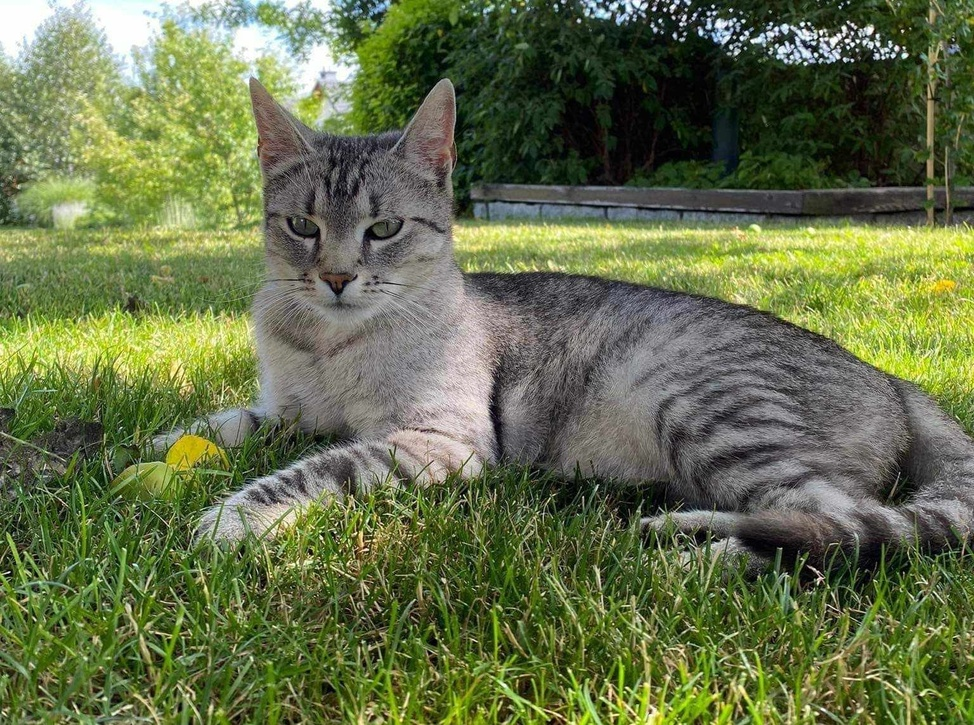
#> input picture koty/kot_2.jpg, 974 x 725 px, shrunk from 1536 x 1143 before the run
$ python kot_svd_kolor_RGB.py
#> lines starting #> are read from the running program, lines starting #| are printed output that depends on the picture
### moje_funkcje.py
import numpy as np

def rysuj_macierz(ax, macierz, tytul, vmin, vmax):
    ax.imshow(macierz, cmap='gray', interpolation='nearest', vmin=vmin, vmax=vmax)
    ax.set_title(tytul)
    ax.axis('off')

# [22 lines left out: functions stworz_Ai, sumuj_do_Ai, not called in this run]

### kot_svd_kolor_RGB.py
from PIL import Image
import numpy as np
import matplotlib.pyplot as plt
import moje_funkcje as mf

def main():
    image_path = 'koty/kot_2.jpg'

    # Załadowanie obrazu
    image = Image.open(image_path)
#> image is the input picture: PIL image 974x725 RGB; mean R, G, B 101.6, 112.3, 74
    image = image.convert('RGB')
    kot = np.array(image)

    # Wyodrębnienie poszczególnych kanałów
    R = kot[:, :, 0]
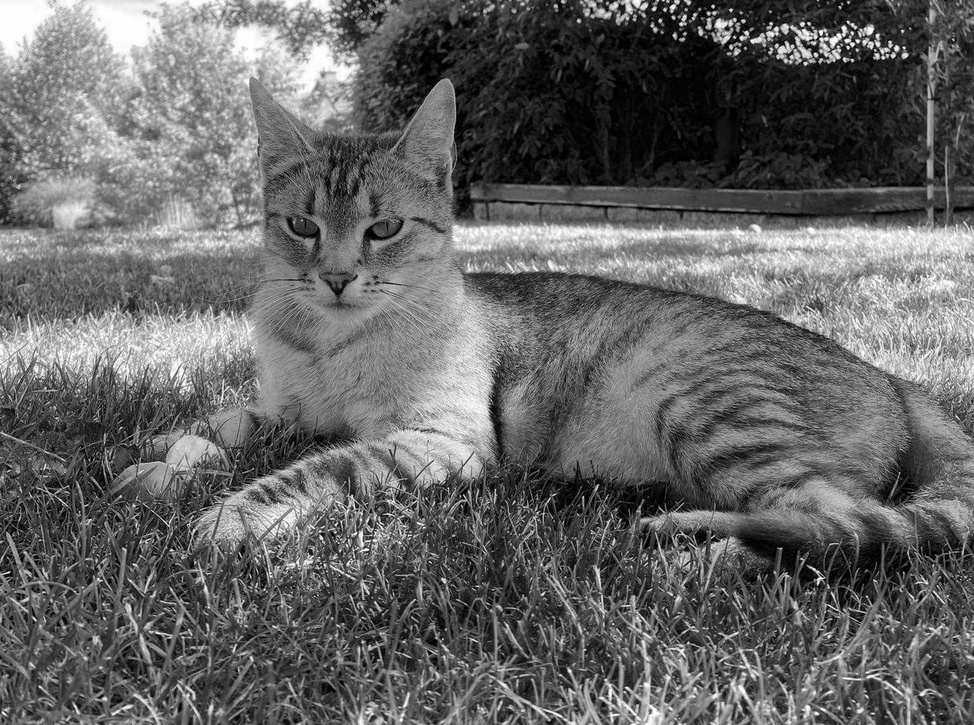
#> R: shape (725, 974); min 0, max 255, mean 101.6
    G = kot[:, :, 1]
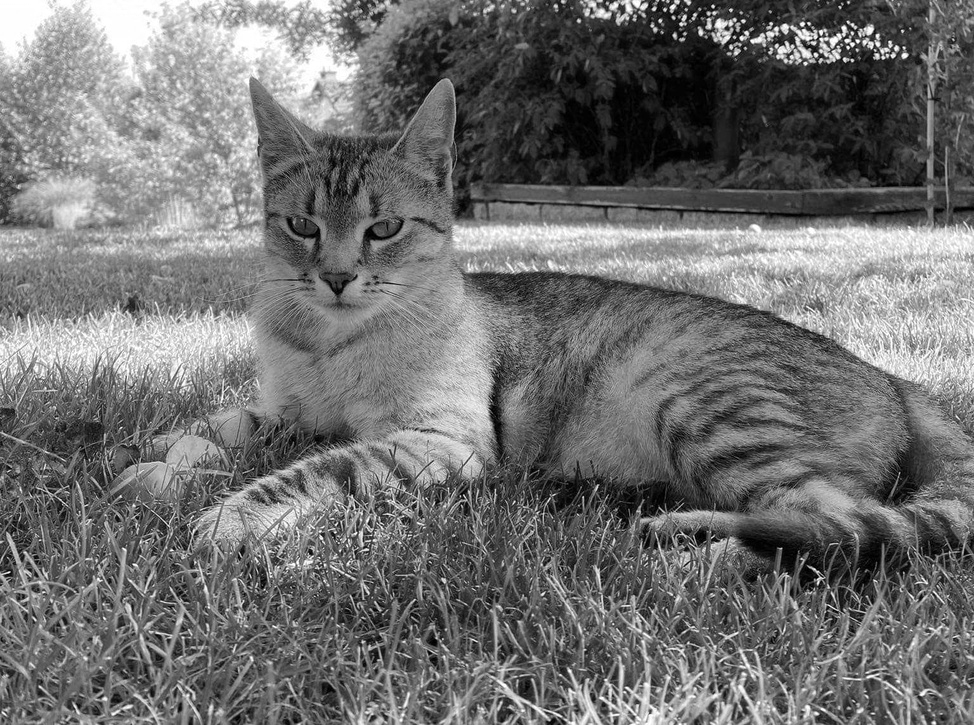
#> G: shape (725, 974); min 0, max 255, mean 112.3
    B = kot[:, :, 2]
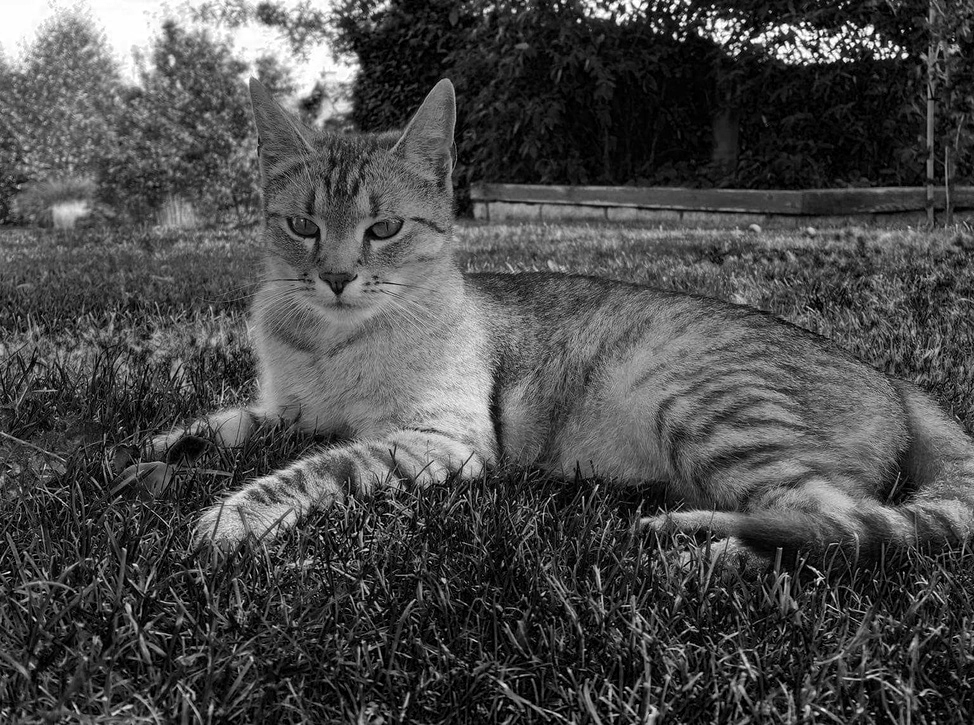
#> B: shape (725, 974); min 0, max 255, mean 74

    fig1, axes1 = plt.subplots(1, 3, figsize=(12, 8))
    z = np.zeros_like(R)
    mf.rysuj_macierz(axes1[0], np.stack((R, z, z), axis=-1), f"kot R", np.min(R), np.max(R))
    mf.rysuj_macierz(axes1[1], np.stack((z, G, z), axis=-1), f"kot G", np.min(G), np.max(G))
    mf.rysuj_macierz(axes1[2], np.stack((z, z, B), axis=-1), f"kot B", np.min(B), np.max(B))
    plt.tight_layout()
    plt.savefig("kot_5.png")
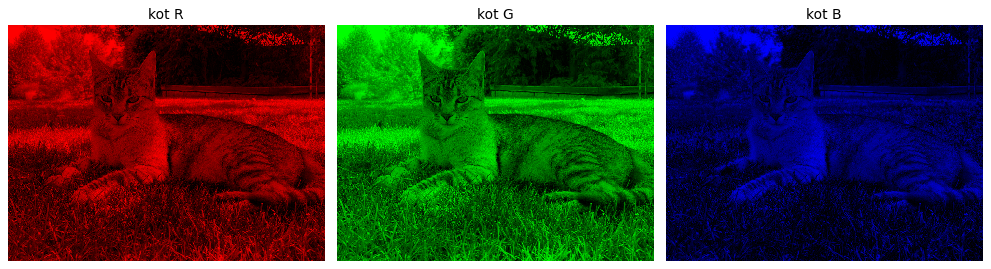
#> figure drawn by matplotlib, 3 panels
    plt.show()


if __name__ == "__main__":
    main()

$ run again, with koty/kot_3.jpg copied over koty/kot_2.jpg
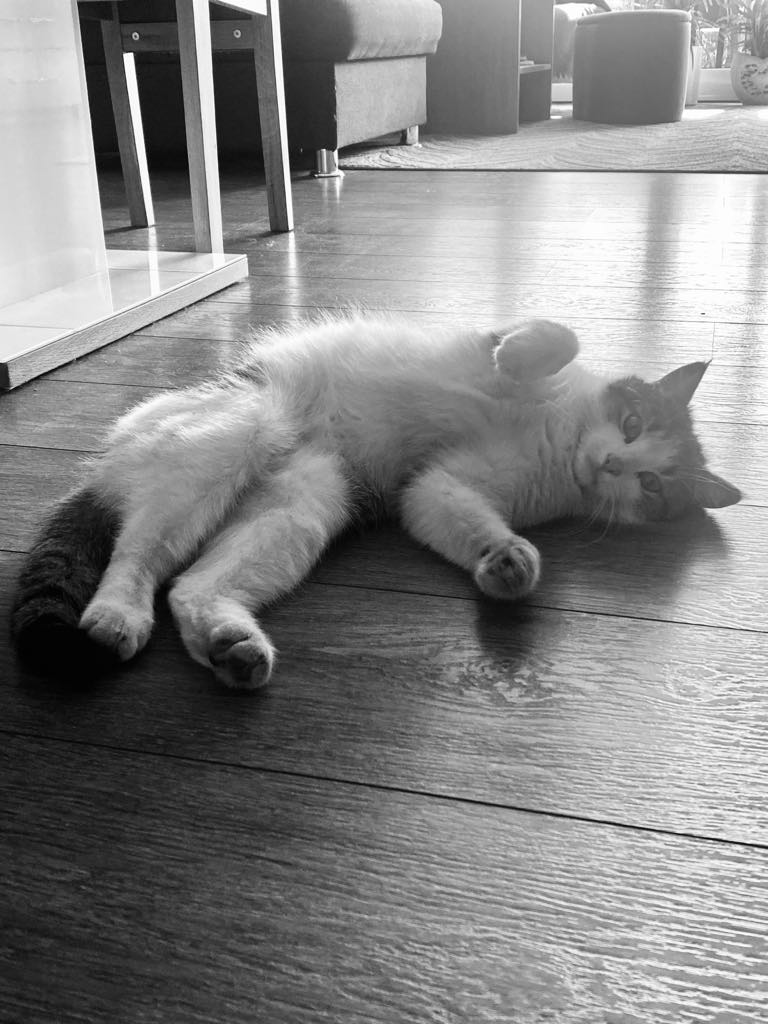
#> input picture koty/kot_3.jpg, 768 x 1024 px
#> in main, image is the input picture: PIL image 768x1024 RGB; min 0, max 255, mean 133.1
#> in main, `plt.savefig("kot_5.png")`:
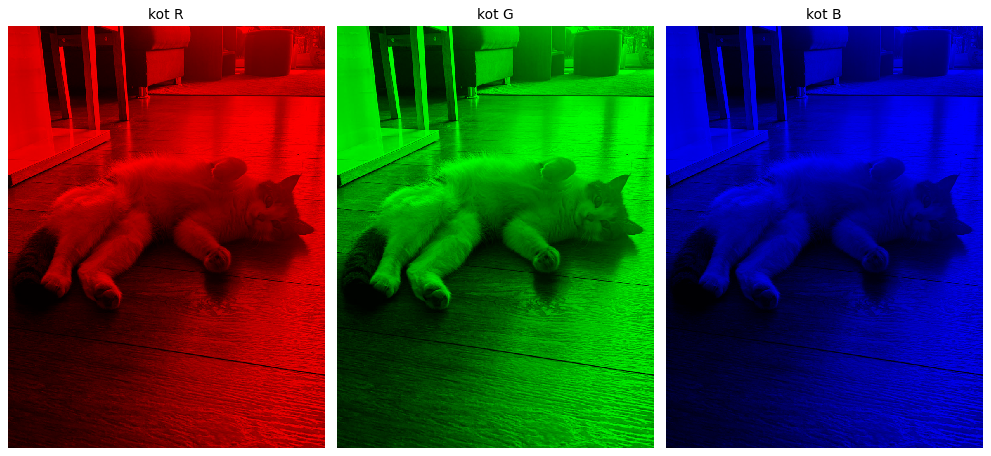
#> figure drawn by matplotlib, 3 panels

$ run again, with koty/kot_4.jpg copied over koty/kot_2.jpg
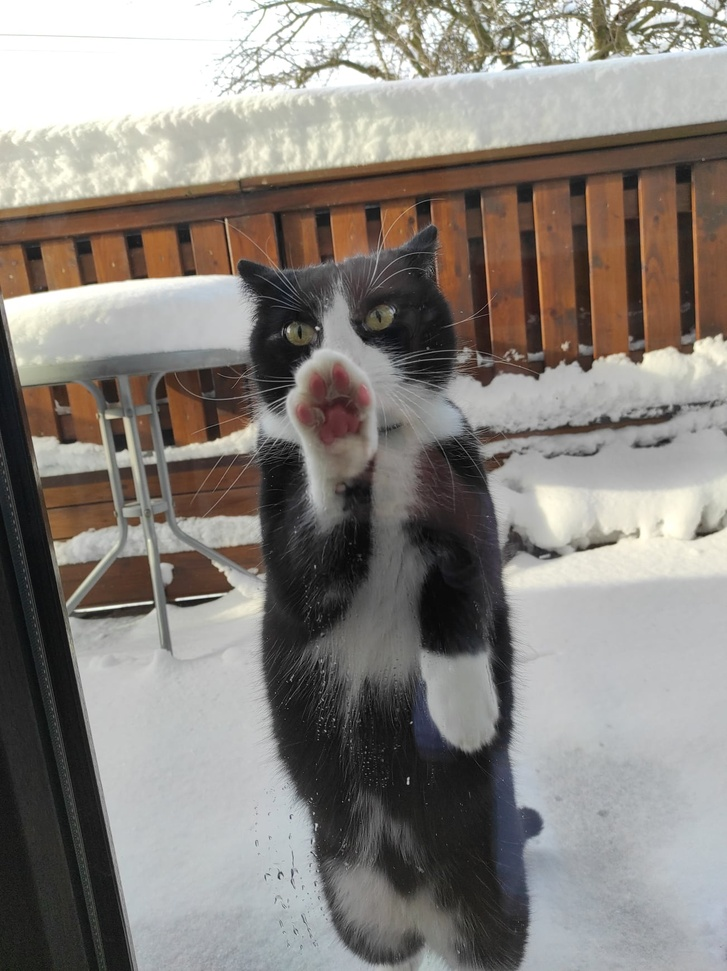
#> input picture koty/kot_4.jpg, 727 x 971 px, shrunk from 1302 x 1740 before the run
#> in main, image is the input picture: PIL image 727x971 RGB; mean R, G, B 137.2, 132, 126.6
#> in main, `B = kot[:, :, 2]`:
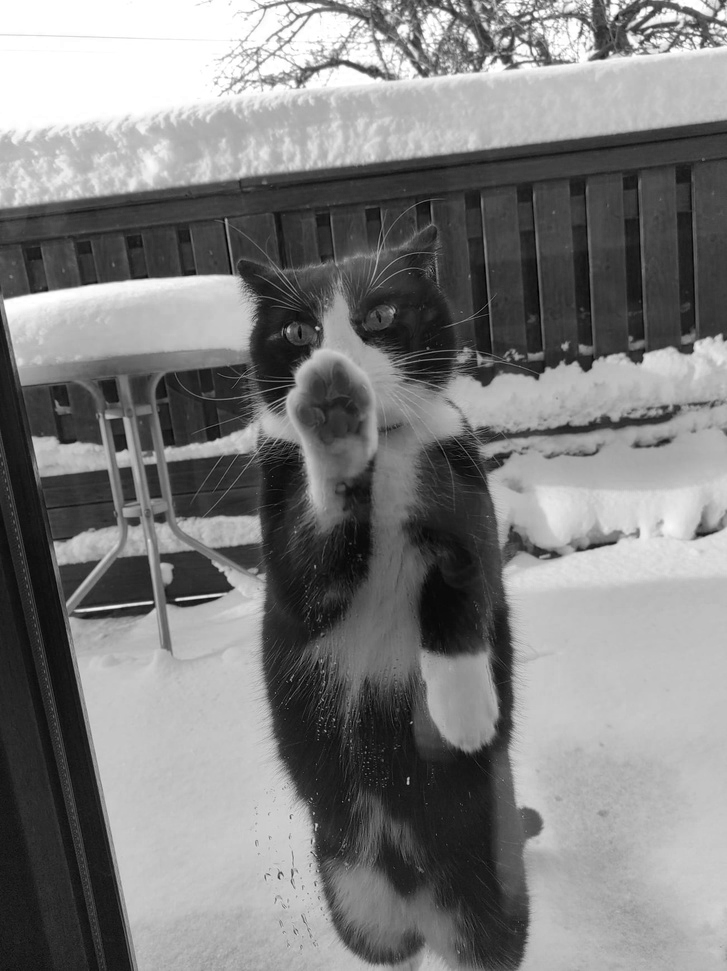
#> B: shape (971, 727); min 0, max 255, mean 126.6
#> in main, `plt.savefig("kot_5.png")`:
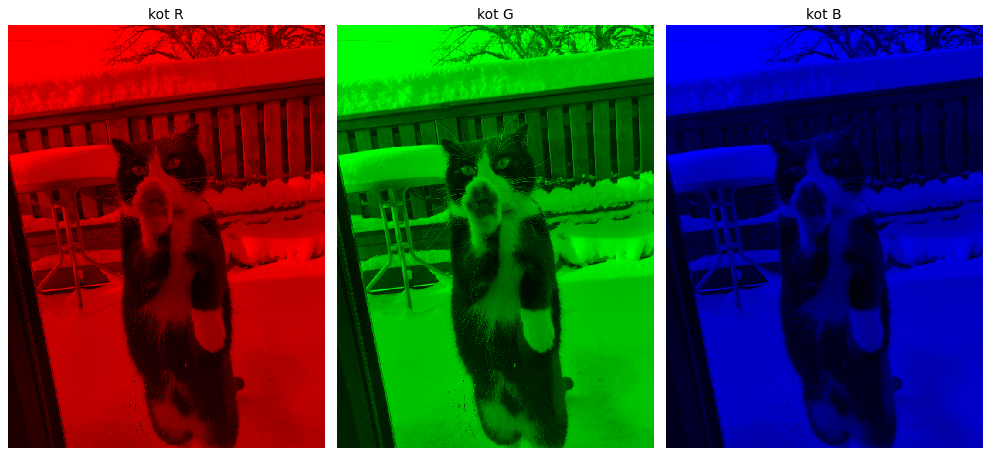
#> figure drawn by matplotlib, 3 panels

$ run again, with koty/kot_1.jpeg copied over koty/kot_2.jpg
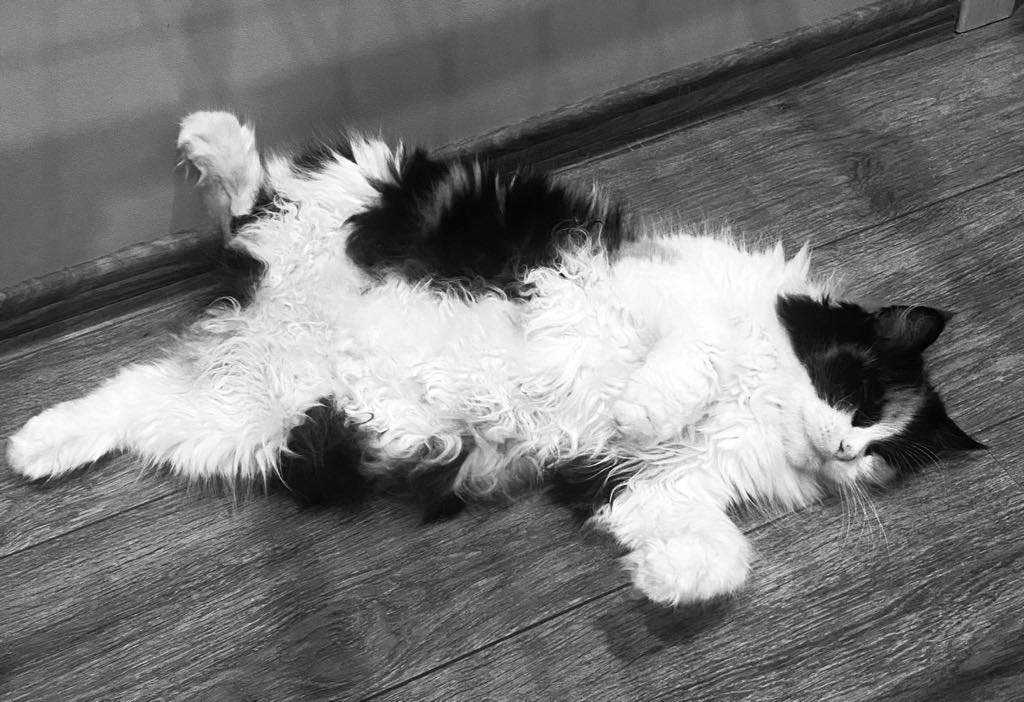
#> input picture koty/kot_1.jpeg, 1024 x 702 px
#> in main, image is the input picture: PIL image 1024x702 RGB; min 0, max 255, mean 119.7
#> in main, `plt.savefig("kot_5.png")`:
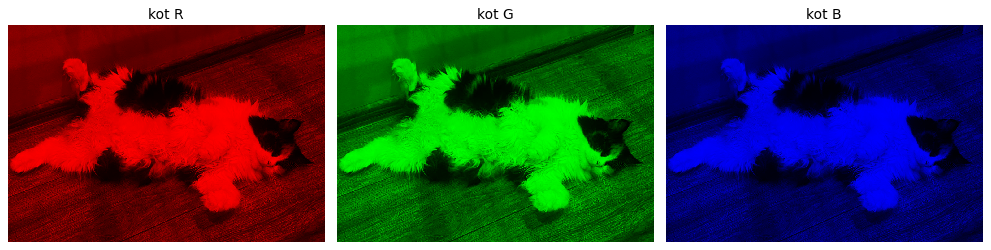
#> figure drawn by matplotlib, 3 panels
